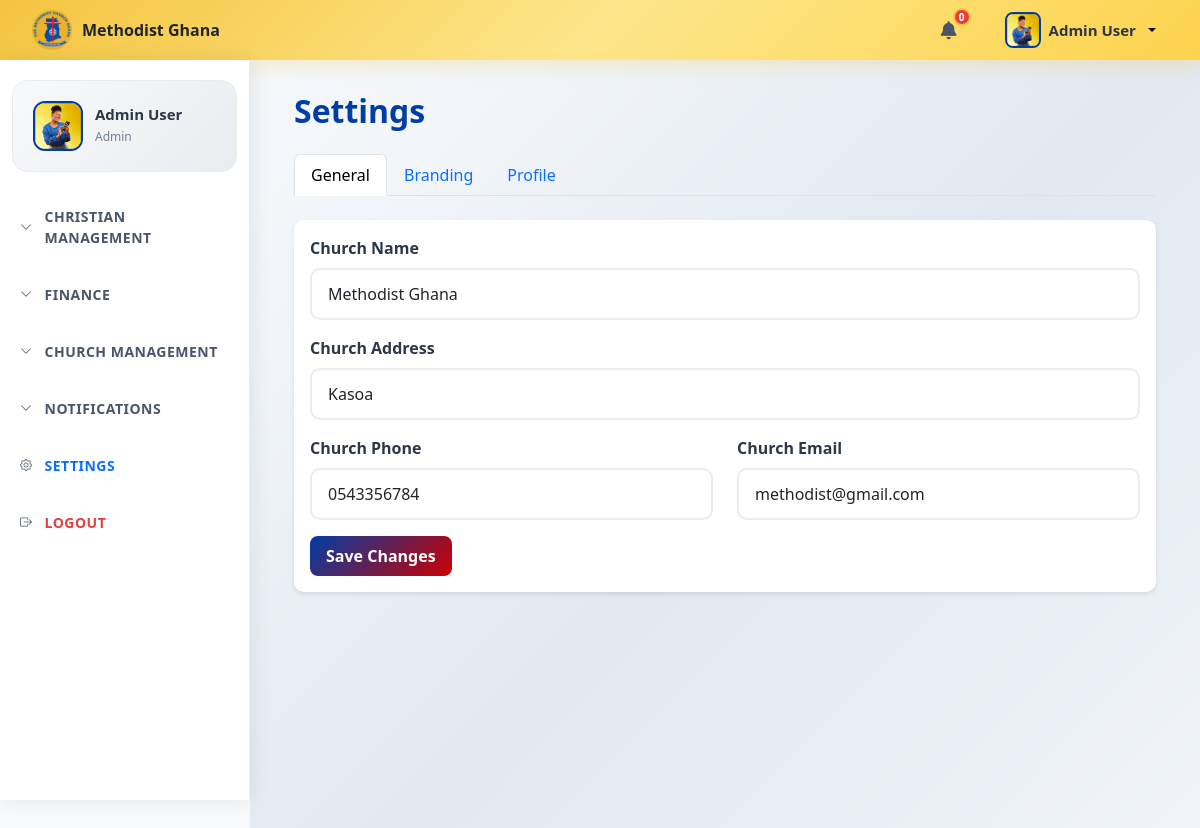
/app/views/settings.php (signed in), run on an earlier commit of the app's database.
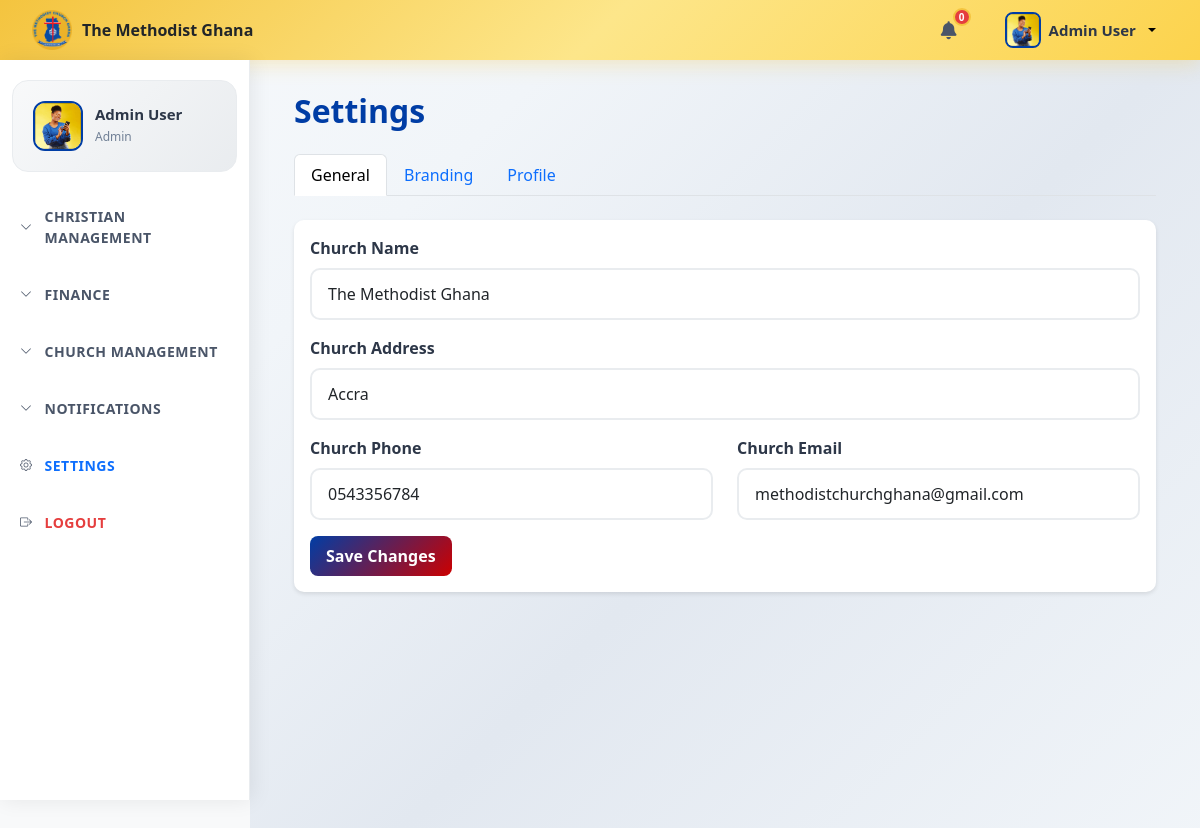
And on a later commit of the database.
### tables this page shows
CREATE TABLE `settings` (
  `id` int(11) NOT NULL,
  `setting_key` varchar(100) NOT NULL,
  `setting_value` longtext DEFAULT NULL,
  `description` text DEFAULT NULL,
  `created_at` timestamp NOT NULL DEFAULT current_timestamp(),
  `updated_at` timestamp NOT NULL DEFAULT current_timestamp() ON UPDATE current_timestamp()
);

### config/database.php (called while the page is built, shortened)
<?php
class Database {
    private $host = 'localhost';
    private $db_name = 'church_management_system';
    private $user = 'root';
    private $password = '';
    private $pdo;
    private static $instance = null;
    public static function getInstance() {
        if (self::$instance === null) {
            self::$instance = new self();
        }
        return self::$instance;
    }
    public function connect() {
        try {
            $dsn = 'mysql:host=' . $this->host . ';dbname=' . $this->db_name;
            $this->pdo = new PDO($dsn, $this->user, $this->password);
            $this->pdo->setAttribute(PDO::ATTR_ERRMODE, PDO::ERRMODE_EXCEPTION);
            $this->pdo->setAttribute(PDO::ATTR_DEFAULT_FETCH_MODE, PDO::FETCH_ASSOC);
        } catch (PDOException $e) {
            die('Connection Error: ' . $e->getMessage());
        }
    }
    public function query($sql, $params = []) {
        try {
            $stmt = $this->pdo->prepare($sql);
            $stmt->execute($params);
            return $stmt;
        } catch (PDOException $e) {
            die('Query Error: ' . $e->getMessage());
        }
    }
    public function fetchAll($sql, $params = []) {
        return $this->query($sql, $params)->fetchAll();
    }
}
?>

### app/views/settings.php (the view, shortened to what the changed rows need)
<?php
require_once __DIR__ . '/../../config/database.php';
$db = Database::getInstance();
$settings = $db->fetchAll("SELECT * FROM settings");
$settings_array = [];
foreach ($settings as $setting) {
    $settings_array[$setting['setting_key']] = $setting['setting_value'];
}
?>
<?php include 'header.php'; ?>
<div class="main-content">
    <div class="container-fluid">
        <h2 class="fw-bold mb-4" style="color: var(--primary-color);">Settings</h2>
        <div class="tab-content">
            <div class="tab-pane fade show active" id="general" role="tabpanel">
                <div class="card">
                    <div class="card-body">
                        <form method="POST">
                            <div class="mb-3">
                                <label for="church_name" class="form-label">Church Name</label>
                                <input type="text" class="form-control" name="church_name" value="<?php echo htmlspecialchars($settings_array['church_name'] ?? ''); ?>">
                            </div>
                            <div class="mb-3">
                                <label for="church_address" class="form-label">Church Address</label>
                                <input type="text" class="form-control" name="church_address" value="<?php echo htmlspecialchars($settings_array['church_address'] ?? ''); ?>">
                            </div>
                            <div class="row">
                                <div class="col-md-6 mb-3">
                                    <label for="church_email" class="form-label">Church Email</label>
                                    <input type="email" class="form-control" name="church_email" value="<?php echo htmlspecialchars($settings_array['church_email'] ?? ''); ?>">
                                </div>
                            </div>
                        </form>
                    </div>
                </div>
            </div>
        </div>
    </div>
</div>

### app/views/navbar.php (shortened to what the changed rows need)
<?php
require_once __DIR__ . '/../../config/database.php';
?>
    <nav class="top-navbar">
        <div class="top-nav-left">
            <div class="d-none d-md-flex align-items-center">
                <img src="<?php echo BASE_URL;?>/assets/images/methodist-logo.png" alt="Logo" style="height: 40px; margin-right: 10px;">
                <span class="fw-bold text-dark"><?php echo htmlspecialchars($church_name); ?></span>
            </div>
        </div>
    </nav>
</body>
</html>

What changed in the data, as far as the page shows it:
changed settings: setting_value "Methodist Ghana" → "The Methodist Ghana"
Also different on the page:
form field church_name: "Methodist Ghana" → "The Methodist Ghana"
form field church_address: "Kasoa" → "Accra"
form field church_email: "methodist@gmail.com" → "methodistchurchghana@gmail.com"
